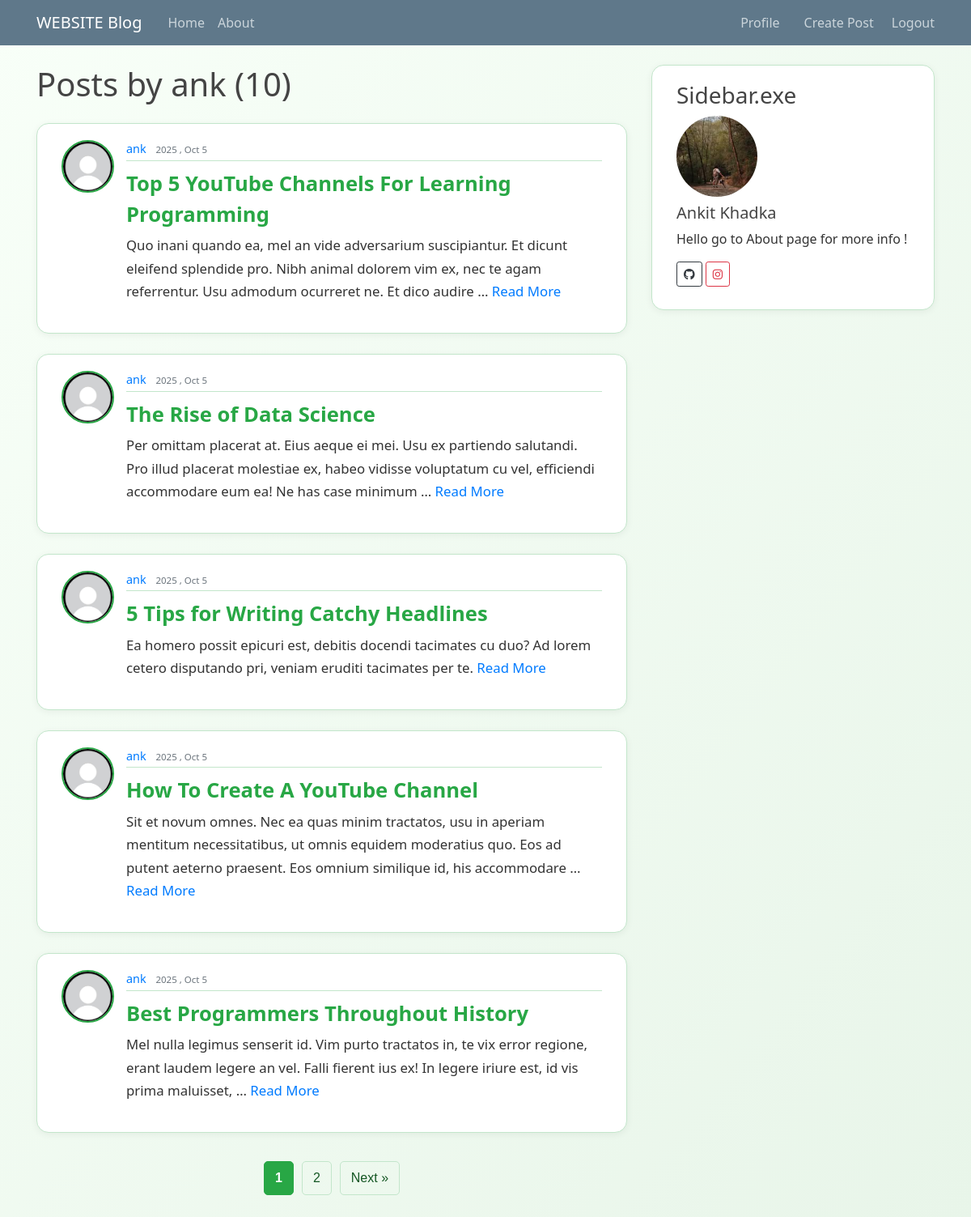
Page /user/ank/ on the earlier database version.
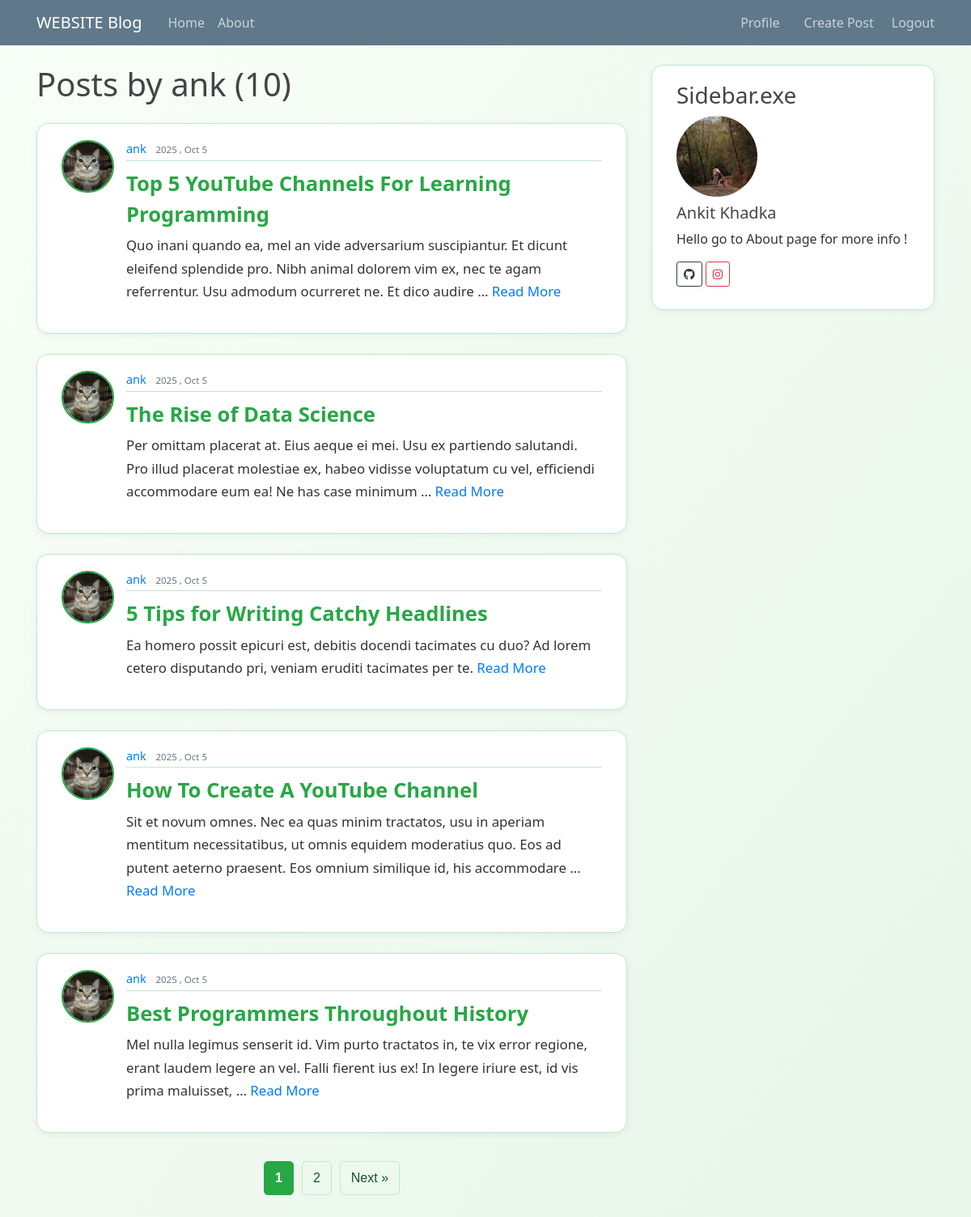
Same page on the later database version.
### web/models.py (models this page shows, shortened)
class Post(models.Model):
    title = models.CharField(max_length=100)
    content = models.TextField()
    date_posted = models.DateTimeField(default = timezone.now)
    author = models.ForeignKey(User, on_delete=models.CASCADE)

### users/models.py (models this page shows, shortened)
class Profile(models.Model):
    user = models.OneToOneField(User , on_delete=models.CASCADE) # data deleted with the user
    image = models.ImageField(default='default.jpg', upload_to='profile_pics')

### web/views.py (the view)
# urls.py: path('user/<str:username>/',views.user_home, name='user-home'),
def user_home(request, username):
    user = get_object_or_404(User, username=username)
    posts_list = Post.objects.filter(author=user).order_by("-date_posted")
    paginator = Paginator(posts_list, 5)
    page_number = request.GET.get('page')
    posts = paginator.get_page(page_number)
    context = {
        'posts': posts,
        'user': user,
        'post_count': posts_list.count()
    }
    return render(request, 'user_home.html', context)

### templates/user_home.html (shortened to what this page needs)
{% extends 'base.html' %}
{% block content %}
{% load static %}
<link rel="stylesheet" href="{% static 'css/home.css' %}">
 <h1 class="mb-4">Posts by {{ user.username }} ({{ post_count }})</h1>
    {% for post in posts %}
        <article class="media content-section">
            <img class="rounded-circle article-img" src="{{ post.author.profile.image.url }}" alt="">
        <div class="media-body">
            <div class="article-metadata">
                <a class="mr-2" href="{% url 'user-home' post.author.username %}">{{ post.author }}</a>
            <small class="text-muted">{{ post.date_posted | date:"Y , M j" }}</small>
            </div>
                <h2><a class="article-title" href="{% url 'web-detail' post.pk %}">{{ post.title }}</a></h2>
            <p class="article-content">{{ post.content|truncatewords:30 }} <a href="{% url 'web-detail' post.pk %}">Read More</a></p>
        </div>
        </article>
    {% empty %}
        <p>No post by this user yet</p>
    {% endfor %}
        <div class="pagination">
            {% for num in posts.paginator.page_range %}
                {% if posts.number == num %}
                    <span class="current">{{ num }}</span>
                {% elif num > posts.number|add:'-3' and num < posts.number|add:'3' %}
                    <a href="?page={{ num }}">{{ num }}</a>
                {% endif %}
            {% endfor %}
            {% if posts.has_next %}
                <a href="?page={{ posts.next_page_number }}">Next &raquo;</a>
            {% endif %}
        </div>
{% endblock content %}

Differences in the rows shown:
changed Post "Top 5 YouTube Channels For Learning Programming": author.profile.image: picture added in place of a placeholder
changed through a linked row, Post "The Rise of Data Science": author.profile.image: picture added in place of a placeholder
changed through a linked row, Post "5 Tips for Writing Catchy Headlines": author.profile.image: picture added in place of a placeholder
changed through a linked row, Post "How To Create A YouTube Channel": author.profile.image: picture added in place of a placeholder
changed through a linked row, Post "Best Programmers Throughout History": author.profile.image: picture added in place of a placeholder
